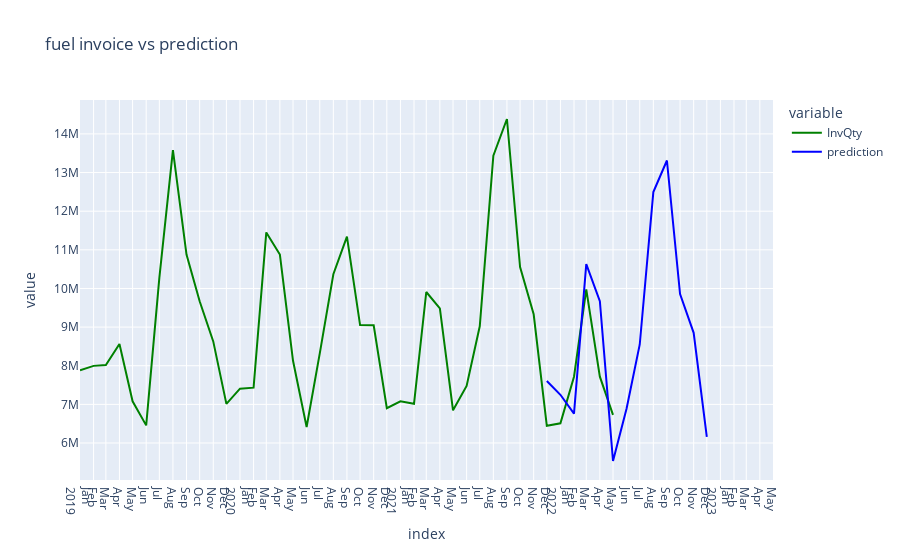

Notebook cell for this chart:
### Code cell
import plotly.express as px
fig = px.line(final_df, x=final_df.index, y=final_df.columns,color_discrete_sequence=["green", "blue"],
              title='fuel invoice vs prediction')
fig.update_xaxes(
    dtick="M1",
    tickformat="%b\n%Y",)
fig.show()
